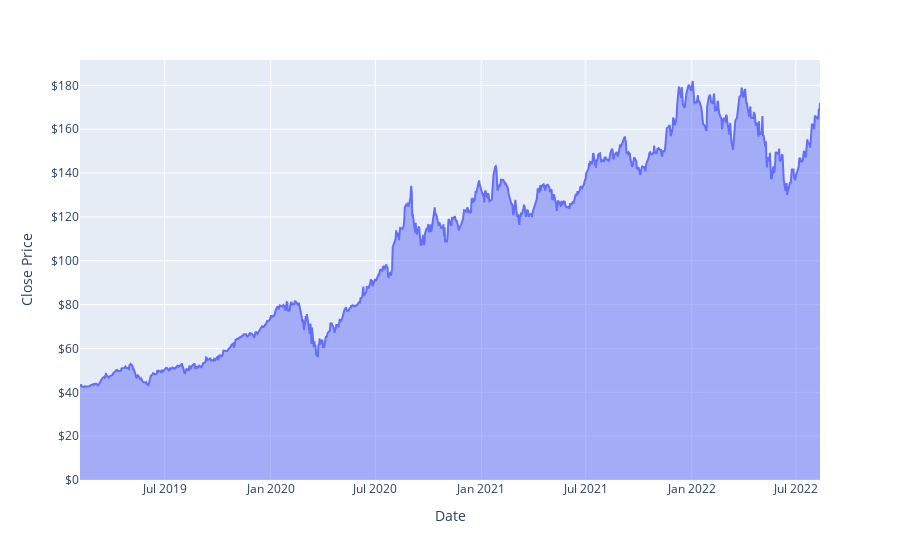

The notebook cell saved with this chart:
### Code cell
stock_chart('AAPL',2019,2,2 , 'Line chart')

### Figure 1 — Plotly figure (JSON) as saved in the notebook; plotly's stock layout.template omitted (floating-point values rounded to 4 significant figures; data arrays with more than 128 entries replaced by an {"elided": "..."} marker saying what was removed)
{"data": [{"hovertemplate": "Symbols=AAPL<br>Date=%{x}<br>value=%{y}<extra></extra>", "legendgroup": "AAPL", "line": {"color": "#636efa"}, "marker": {"symbol": "circle"}, "mode": "lines", "name": "AAPL", "orientation": "v", "showlegend": true, "stackgroup": "1", "type": "scatter", "x": {"elided": "889 str values"}, "xaxis": "x", "y": {"elided": "889 float values"}, "yaxis": "y"}], "layout": {"legend": {"title": {"text": "Symbols"}, "tracegroupgap": 0}, "margin": {"t": 60}, "showlegend": false, "xaxis": {"anchor": "y", "domain": [0, 1], "title": {"text": "Date"}}, "yaxis": {"anchor": "x", "domain": [0, 1], "tickprefix": "$", "title": {"text": " Close Price"}}}}
